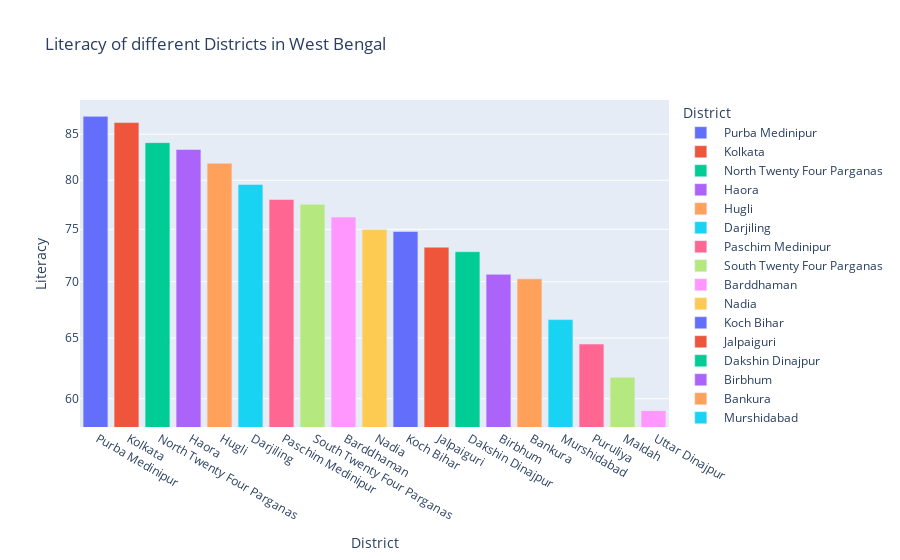

The cell this chart's notebook holds for it:
### Code cell
import plotly.express as px
WB_df=df[df.State==' West Bengal']

fig = px.bar(WB_df[['District', 'Literacy']].sort_values('Literacy', ascending=False), 
             y="Literacy", x="District", color='District', 
             log_y=True,title='Literacy of different Districts in West Bengal')

fig.show()

### Figure 1 — Plotly figure (JSON) as saved in the notebook; plotly's stock layout.template omitted (floating-point values rounded to 4 significant figures)
{"data": [{"alignmentgroup": "True", "hovertemplate": "District=%{x}<br>Literacy=%{y}<extra></extra>", "legendgroup": " Purba Medinipur", "marker": {"color": "#636efa"}, "name": " Purba Medinipur", "offsetgroup": " Purba Medinipur", "orientation": "v", "showlegend": true, "textposition": "auto", "type": "bar", "x": [" Purba Medinipur"], "xaxis": "x", "y": [87.02], "yaxis": "y"}, {"alignmentgroup": "True", "hovertemplate": "District=%{x}<br>Literacy=%{y}<extra></extra>", "legendgroup": " Kolkata", "marker": {"color": "#EF553B"}, "name": " Kolkata", "offsetgroup": " Kolkata", "orientation": "v", "showlegend": true, "textposition": "auto", "type": "bar", "x": [" Kolkata"], "xaxis": "x", "y": [86.31], "yaxis": "y"}, {"alignmentgroup": "True", "hovertemplate": "District=%{x}<br>Literacy=%{y}<extra></extra>", "legendgroup": " North Twenty Four Parganas", "marker": {"color": "#00cc96"}, "name": " North Twenty Four Parganas", "offsetgroup": " North Twenty Four Parganas", "orientation": "v", "showlegend": true, "textposition": "auto", "type": "bar", "x": [" North Twenty Four Parganas"], "xaxis": "x", "y": [84.06], "yaxis": "y"}, {"alignmentgroup": "True", "hovertemplate": "District=%{x}<br>Literacy=%{y}<extra></extra>", "legendgroup": " Haora", "marker": {"color": "#ab63fa"}, "name": " Haora", "offsetgroup": " Haora", "orientation": "v", "showlegend": true, "textposition": "auto", "type": "bar", "x": [" Haora"], "xaxis": "x", "y": [83.31], "yaxis": "y"}, {"alignmentgroup": "True", "hovertemplate": "District=%{x}<br>Literacy=%{y}<extra></extra>", "legendgroup": " Hugli", "marker": {"color": "#FFA15A"}, "name": " Hugli", "offsetgroup": " Hugli", "orientation": "v", "showlegend": true, "textposition": "auto", "type": "bar", "x": [" Hugli"], "xaxis": "x", "y": [81.8], "yaxis": "y"}, {"alignmentgroup": "True", "hovertemplate": "District=%{x}<br>Literacy=%{y}<extra></extra>", "legendgroup": " Darjiling", "marker": {"color": "#19d3f3"}, "name": " Darjiling", "offsetgroup": " Darjiling", "orientation": "v", "showlegend": true, "textposition": "auto", "type": "bar", "x": [" Darjiling"], "xaxis": "x", "y": [79.56], "yaxis": "y"}, {"alignmentgroup": "True", "hovertemplate": "District=%{x}<br>Literacy=%{y}<extra></extra>", "legendgroup": " Paschim Medinipur", "marker": {"color": "#FF6692"}, "name": " Paschim Medinipur", "offsetgroup": " Paschim Medinipur", "orientation": "v", "showlegend": true, "textposition": "auto", "type": "bar", "x": [" Paschim Medinipur"], "xaxis": "x", "y": [78], "yaxis": "y"}, {"alignmentgroup": "True", "hovertemplate": "District=%{x}<br>Literacy=%{y}<extra></extra>", "legendgroup": " South Twenty Four Parganas", "marker": {"color": "#B6E880"}, "name": " South Twenty Four Parganas", "offsetgroup": " South Twenty Four Parganas", "orientation": "v", "showlegend": true, "textposition": "auto", "type": "bar", "x": [" South Twenty Four Parganas"], "xaxis": "x", "y": [77.51], "yaxis": "y"}, {"alignmentgroup": "True", "hovertemplate": "District=%{x}<br>Literacy=%{y}<extra></extra>", "legendgroup": " Barddhaman", "marker": {"color": "#FF97FF"}, "name": " Barddhaman", "offsetgroup": " Barddhaman", "orientation": "v", "showlegend": true, "textposition": "auto", "type": "bar", "x": [" Barddhaman"], "xaxis": "x", "y": [76.21], "yaxis": "y"}, {"alignmentgroup": "True", "hovertemplate": "District=%{x}<br>Literacy=%{y}<extra></extra>", "legendgroup": " Nadia", "marker": {"color": "#FECB52"}, "name": " Nadia", "offsetgroup": " Nadia", "orientation": "v", "showlegend": true, "textposition": "auto", "type": "bar", "x": [" Nadia"], "xaxis": "x", "y": [74.97], "yaxis": "y"}, {"alignmentgroup": "True", "hovertemplate": "District=%{x}<br>Literacy=%{y}<extra></extra>", "legendgroup": " Koch Bihar", "marker": {"color": "#636efa"}, "name": " Koch Bihar", "offsetgroup": " Koch Bihar", "orientation": "v", "showlegend": true, "textposition": "auto", "type": "bar", "x": [" Koch Bihar"], "xaxis": "x", "y": [74.78], "yaxis": "y"}, {"alignmentgroup": "True", "hovertemplate": "District=%{x}<br>Literacy=%{y}<extra></extra>", "legendgroup": " Jalpaiguri", "marker": {"color": "#EF553B"}, "name": " Jalpaiguri", "offsetgroup": " Jalpaiguri", "orientation": "v", "showlegend": true, "textposition": "auto", "type": "bar", "x": [" Jalpaiguri"], "xaxis": "x", "y": [73.25], "yaxis": "y"}, {"alignmentgroup": "True", "hovertemplate": "District=%{x}<br>Literacy=%{y}<extra></extra>", "legendgroup": " Dakshin Dinajpur", "marker": {"color": "#00cc96"}, "name": " Dakshin Dinajpur", "offsetgroup": " Dakshin Dinajpur", "orientation": "v", "showlegend": true, "textposition": "auto", "type": "bar", "x": [" Dakshin Dinajpur"], "xaxis": "x", "y": [72.82], "yaxis": "y"}, {"alignmentgroup": "True", "hovertemplate": "District=%{x}<br>Literacy=%{y}<extra></extra>", "legendgroup": " Birbhum", "marker": {"color": "#ab63fa"}, "name": " Birbhum", "offsetgroup": " Birbhum", "orientation": "v", "showlegend": true, "textposition": "auto", "type": "bar", "x": [" Birbhum"], "xaxis": "x", "y": [70.68], "yaxis": "y"}, {"alignmentgroup": "True", "hovertemplate": "District=%{x}<br>Literacy=%{y}<extra></extra>", "legendgroup": " Bankura", "marker": {"color": "#FFA15A"}, "name": " Bankura", "offsetgroup": " Bankura", "orientation": "v", "showlegend": true, "textposition": "auto", "type": "bar", "x": [" Bankura"], "xaxis": "x", "y": [70.26], "yaxis": "y"}, {"alignmentgroup": "True", "hovertemplate": "District=%{x}<br>Literacy=%{y}<extra></extra>", "legendgroup": " Murshidabad", "marker": {"color": "#19d3f3"}, "name": " Murshidabad", "offsetgroup": " Murshidabad", "orientation": "v", "showlegend": true, "textposition": "auto", "type": "bar", "x": [" Murshidabad"], "xaxis": "x", "y": [66.59], "yaxis": "y"}, {"alignmentgroup": "True", "hovertemplate": "District=%{x}<br>Literacy=%{y}<extra></extra>", "legendgroup": " Puruliya", "marker": {"color": "#FF6692"}, "name": " Puruliya", "offsetgroup": " Puruliya", "orientation": "v", "showlegend": true, "textposition": "auto", "type": "bar", "x": [" Puruliya"], "xaxis": "x", "y": [64.48], "yaxis": "y"}, {"alignmentgroup": "True", "hovertemplate": "District=%{x}<br>Literacy=%{y}<extra></extra>", "legendgroup": " Maldah", "marker": {"color": "#B6E880"}, "name": " Maldah", "offsetgroup": " Maldah", "orientation": "v", "showlegend": true, "textposition": "auto", "type": "bar", "x": [" Maldah"], "xaxis": "x", "y": [61.73], "yaxis": "y"}, {"alignmentgroup": "True", "hovertemplate": "District=%{x}<br>Literacy=%{y}<extra></extra>", "legendgroup": " Uttar Dinajpur", "marker": {"color": "#FF97FF"}, "name": " Uttar Dinajpur", "offsetgroup": " Uttar Dinajpur", "orientation": "v", "showlegend": true, "textposition": "auto", "type": "bar", "x": [" Uttar Dinajpur"], "xaxis": "x", "y": [59.07], "yaxis": "y"}], "layout": {"barmode": "relative", "legend": {"title": {"text": "District"}, "tracegroupgap": 0}, "title": {"text": "Literacy of different Districts in West Bengal"}, "xaxis": {"anchor": "y", "categoryarray": [" Purba Medinipur", " Kolkata", " North Twenty Four Parganas", " Haora", " Hugli", " Darjiling", " Paschim Medinipur", " South Twenty Four Parganas", " Barddhaman", " Nadia", " Koch Bihar", " Jalpaiguri", " Dakshin Dinajpur", " Birbhum", " Bankura", " Murshidabad", " Puruliya", " Maldah", " Uttar Dinajpur"], "categoryorder": "array", "domain": [0, 1], "title": {"text": "District"}}, "yaxis": {"anchor": "x", "domain": [0, 1], "title": {"text": "Literacy"}, "type": "log"}}}
